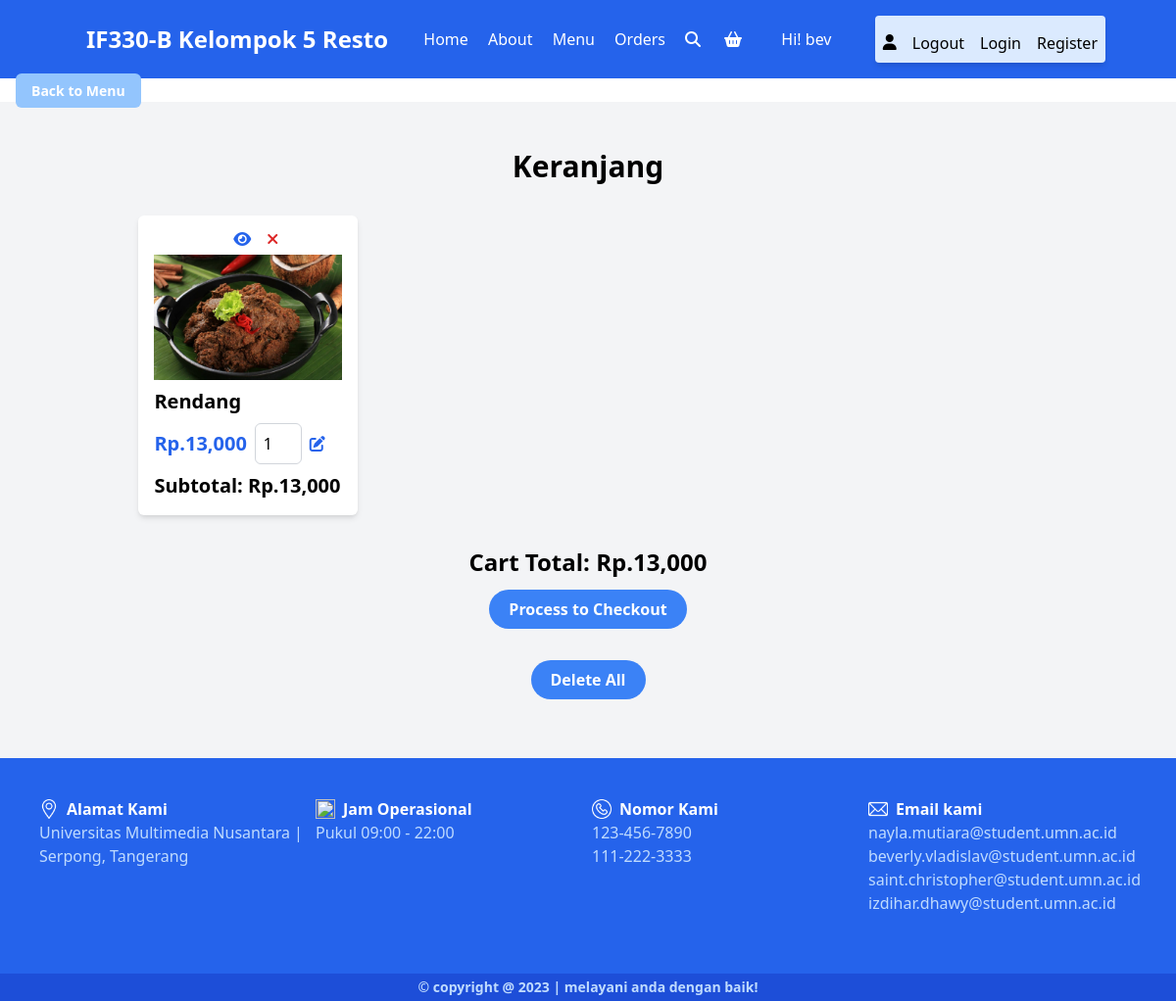
Screenshot of /cart.php (signed in) with the database file from the repository.
### tables this page shows
CREATE TABLE `users` (
  `id` int(100) NOT NULL,
  `name` varchar(20) NOT NULL,
  `email` varchar(50) NOT NULL,
  `number` varchar(10) NOT NULL,
  `password` varchar(50) NOT NULL,
  `address` varchar(500) NOT NULL
);

CREATE TABLE `cart` (
  `id` int(100) NOT NULL,
  `user_id` int(100) NOT NULL,
  `pid` int(100) NOT NULL,
  `name` varchar(100) NOT NULL,
  `price` int(10) NOT NULL,
  `quantity` int(10) NOT NULL,
  `image` varchar(100) NOT NULL
);

### cart.php (the view, shortened to what this page needs)
<?php
include 'components/connect.php';
if (isset($_SESSION['user_id'])) {
    $user_id = $_SESSION['user_id'];
} else {
    $user_id = '';
    header('location:index.php');
}
$grand_total = 0;
?>
<!DOCTYPE html>
<html lang="en">
<head>
    <link rel="stylesheet" href="https://cdnjs.cloudflare.com/ajax/libs/font-awesome/6.1.1/css/all.min.css">
    <link href="https://unpkg.com/tailwindcss@^2.2/dist/tailwind.min.css" rel="stylesheet">
</head>
<body>
    <?php include 'components/user_header.php'; ?>
    <?php include 'components/back_to_menu.php'; ?>
    <section class="bg-gray-100 py-12">
        <div class="container mx-auto">
            <h1 class="text-3xl font-bold text-center">Keranjang</h1>
            <div class="grid grid-cols-1 md:grid-cols-2 lg:grid-cols-3 gap-4 mt-8">
                <?php
                $select_cart = $conn->prepare("SELECT * FROM `cart` WHERE user_id = ?");
                $select_cart->execute([$user_id]);
                if ($select_cart->rowCount() > 0) {
                    while ($fetch_cart = $select_cart->fetch(PDO::FETCH_ASSOC)) {
                        $sub_total = $fetch_cart['price'] * $fetch_cart['quantity'];
                        $grand_total += $sub_total;
                ?>
                <div class="flex justify-center">
                    <form action="" method="post" class="bg-white p-4 shadow-md rounded-md">
                        <div class="flex justify-center mb-2 space-x-4">
                            <a href="quick_view.php?pid=<?= $fetch_cart['pid']; ?>" class="fas fa-eye text-blue-600"></a>
                            <button type="submit" class="fas fa-times text-red-600" name="delete"
                                onclick="return confirm('Delete this item?');"></button>
                        </div>
                        <img src="resto-images/<?= $fetch_cart['image']; ?>" alt="" class="w-90 h-32 mx-auto">
                        <div class="text-xl font-semibold mt-2"><?= $fetch_cart['name']; ?></div>
                        <div class="flex items-center mt-2">
                            <div class="text-blue-600 text-xl font-semibold">
                                Rp.<?= number_format((float)$fetch_cart['price'], 0, ',', '.') . ",000"; ?></div>
                            <input type="number" name="qty" class="ml-2 border border-gray-300 p-2 rounded-md w-12"
                                min="1.000" max="99.000.000" value="<?= $fetch_cart['quantity']; ?>" maxlength="5">
                            <button type="submit" class="fas fa-edit text-blue-600 ml-2" name="update_qty"></button>
                        </div>
                        <div class="text-xl font-semibold mt-2">Subtotal:
                            Rp.<?= number_format((float)$sub_total, 0, ',', '.') . ",000"; ?></div>
                    </form>
                </div>
                <?php
                }
                } else {
                    echo '<p class="text-2xl text-center mt-8">Your cart is empty</p>';
                }
                ?>
            </div>
            <div class="text-2xl text-center font-semibold mt-8 mb-3">Cart Total: Rp.<?= $grand_total; ?>,000</div>
            <div class="flex justify-center">
                <a href="checkout.php"
                class="btn bg-black text-white p-2 px-5 font-semibold rounded-full bg-blue-500 <?= ($grand_total > 1) ? '' : 'cursor-not-allowed' ?>">
                    Process to Checkout
                </a>
            </div>
            <div class="mt-8 text-center">
                <form action="" method="post">
                    <button type="submit"
                        class="delete-btn bg-black text-white p-2 px-5 font-semibold  rounded-full bg-blue-500 mb-3 <?= ($grand_total > 1) ? '' : 'cursor-not-allowed' ?>"
                        name="delete_all" onclick="return confirm('Delete all items from cart?');">Delete All
                    </button>
                </form>
            </div>
        </div>
    </section>
    <?php include 'components/footer.php'; ?>
</body>
</html>

### components/user_header.php (shortened to what this page needs)
<header class="bg-blue-600 p-4">
    <section class="container mx-auto flex items-center justify-between">
        <a href="index.php" class="text-2xl font-bold text-white">IF330-B Kelompok 5 Resto </a>
        <div class="hidden md:flex md:items-center">
            <nav class="text-center md:text-left">
                <a href="index.php" class="text-white hover:underline p-2 text-sm md:text-base">Home</a>
                <a href="about.php" class="text-white hover:underline p-2 text-sm md:text-base">About</a>
                <a href="menu.php" class="text-white hover:underline p-2 text-sm md:text-base">Menu</a>
                <a href="orders.php" class="text-white hover:underline p-2 text-sm md:text-base">Orders</a>
            </nav>
            <a href="search.php" class="text-white hover:text-gray-200 p-3"><i class="fas fa-search"></i></a>
            <a href="cart.php" class="text-white hover:text-gray-200 p-3"><i class="fa fa-shopping-basket"></i></a>
        </div>
        <?php
        if (isset($user_id) && !empty($user_id)) {
            $select_profile = $conn->prepare("SELECT * FROM `users` WHERE id = ?");
            $select_profile->execute([$user_id]);
            if ($select_profile->rowCount() > 0) {
                $fetch_profile = $select_profile->fetch(PDO::FETCH_ASSOC);
                echo '<p class="text-white hidden sm:block">Hi! ' . $fetch_profile['name'] . '</p>';
            }
        }
        ?>
        <div id="userDropdown"
            class="relative right-1 left-4 hidden sm:flex md:flex sm:flex-col md:flex-row md:items-center sm:space-y-2 md:space-x-4 bg-blue-100 text-black rounded shadow-md p-2">
            <a href="profile.php" class="hover:underline md:pt-1.5"><i class="fas fa-user alt"></i></a>
            <a href="components/user_logout.php" onclick="return confirm('Logout from this website?');"
                class="text-red hover:underline ">Logout</a>
            <a href="login.php" class="hover:underline">Login</a>
            <a href="register.php" class="hover:underline">Register</a>
        </div>
    </section>
</header>

### rows the page displays
users: name "bev"
cart: image (picture), name "Rendang", price "13", qty "1"

### other values shown
$grand_total "13"
